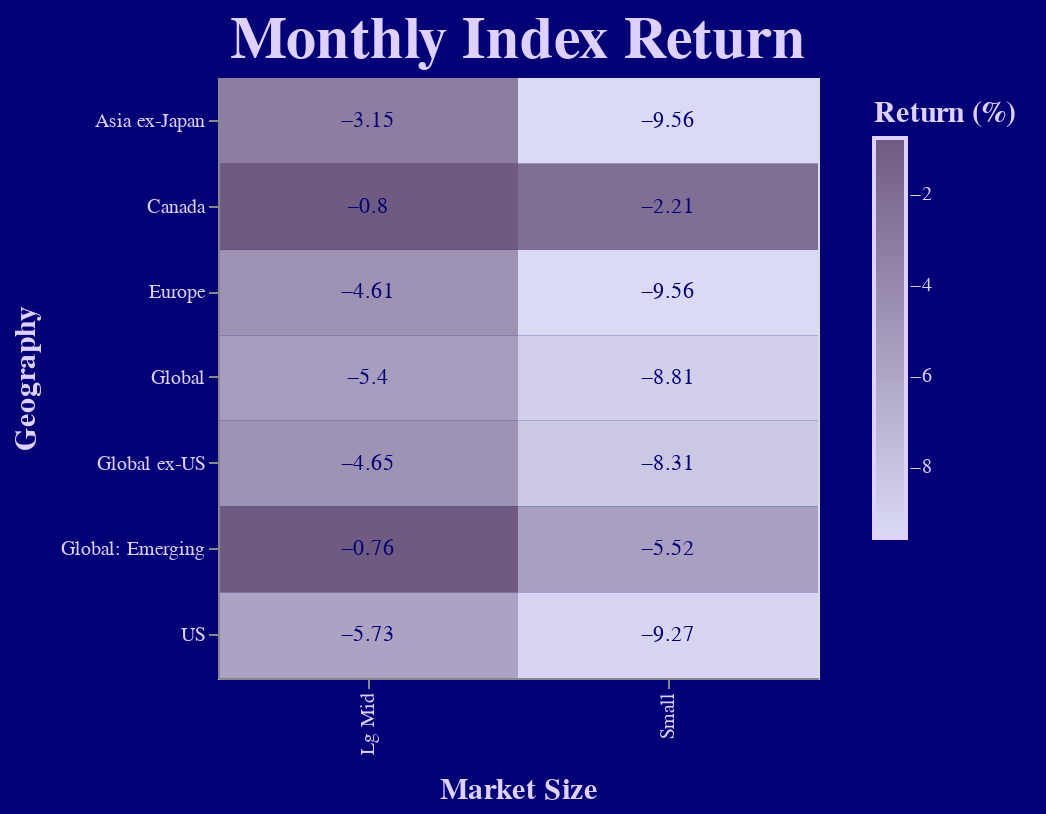

Source (notebook cell):
### Code cell
month = return_beta( "1 Mo", "Monthly Index Return", pallett=pallett)
year = return_beta( "1 Yr", "Yearly Index Return", pallett=pallett)

apply_all(month, pallett)

### Figure 1 — Vega-Lite specification as saved in the notebook (floating-point values rounded to 4 significant figures)
{"config": {"view": {"continuousWidth": 400, "continuousHeight": 300}, "background": "#040075", "font": "LuloCleanOne-Bold", "range": {"category": ["#DBDAF5", "#D9D8F3", "#D8D7F2", "#D7D6F1", "#D6D4F0", "#D5D3EF", "#D4D2EE", "#D3D1EC", "#D2CFEB", "#D1CEEA", "#D0CDE9", "#CFCBE8", "#CDCAE7", "#CCC9E5", "#CBC8E4", "#CAC6E3", "#C9C5E2", "#C8C4E1", "#C7C2E0", "#C6C1DE", "#C5C0DD", "#C4BFDC", "#C3BDDB", "#C1BCDA", "#C0BBD9", "#BFB9D7", "#BEB8D6", "#BDB7D5", "#BCB6D4", "#BBB4D3", "#BAB3D2", "#B9B2D0", "#B8B0CF", "#B7AFCE", "#B5AECD", "#B4ADCC", "#B3ABCB", "#B2AACA", "#B1A9C8", "#B0A7C7", "#AFA6C6", "#AEA5C5", "#ADA4C4", "#ACA2C3", "#ABA1C1", "#A9A0C0", "#A89EBF", "#A79DBE", "#A69CBD", "#A59BBC", "#A499BA", "#A398B9", "#A297B8", "#A196B7", "#A094B6", "#9F93B5", "#9D92B3", "#9C90B2", "#9B8FB1", "#9A8EB0", "#998DAF", "#988BAE", "#978AAC", "#9689AB", "#9587AA", "#9486A9", "#9385A8", "#9184A7", "#9082A6", "#8F81A4", "#8E80A3", "#8D7EA2", "#8C7DA1", "#8B7CA0", "#8A7B9F", "#89799D", "#88789C", "#87779B", "#85759A", "#847499", "#837398", "#827296", "#817095", "#806F94", "#7F6E93", "#7E6C92", "#7D6B91", "#7C6A8F", "#7B698E", "#79678D", "#78668C", "#77658B", "#76638A", "#756288", "#746187", "#736086", "#725E85", "#715D84", "#705C83", "#6F5B82"], "heatmap": ["#DBDAF5", "#D9D8F3", "#D8D7F2", "#D7D6F1", "#D6D4F0", "#D5D3EF", "#D4D2EE", "#D3D1EC", "#D2CFEB", "#D1CEEA", "#D0CDE9", "#CFCBE8", "#CDCAE7", "#CCC9E5", "#CBC8E4", "#CAC6E3", "#C9C5E2", "#C8C4E1", "#C7C2E0", "#C6C1DE", "#C5C0DD", "#C4BFDC", "#C3BDDB", "#C1BCDA", "#C0BBD9", "#BFB9D7", "#BEB8D6", "#BDB7D5", "#BCB6D4", "#BBB4D3", "#BAB3D2", "#B9B2D0", "#B8B0CF", "#B7AFCE", "#B5AECD", "#B4ADCC", "#B3ABCB", "#B2AACA", "#B1A9C8", "#B0A7C7", "#AFA6C6", "#AEA5C5", "#ADA4C4", "#ACA2C3", "#ABA1C1", "#A9A0C0", "#A89EBF", "#A79DBE", "#A69CBD", "#A59BBC", "#A499BA", "#A398B9", "#A297B8", "#A196B7", "#A094B6", "#9F93B5", "#9D92B3", "#9C90B2", "#9B8FB1", "#9A8EB0", "#998DAF", "#988BAE", "#978AAC", "#9689AB", "#9587AA", "#9486A9", "#9385A8", "#9184A7", "#9082A6", "#8F81A4", "#8E80A3", "#8D7EA2", "#8C7DA1", "#8B7CA0", "#8A7B9F", "#89799D", "#88789C", "#87779B", "#85759A", "#847499", "#837398", "#827296", "#817095", "#806F94", "#7F6E93", "#7E6C92", "#7D6B91", "#7C6A8F", "#7B698E", "#79678D", "#78668C", "#77658B", "#76638A", "#756288", "#746187", "#736086", "#725E85", "#715D84", "#705C83", "#6F5B82"]}, "title": {"color": "#DED1FF", "fontSize": 30}}, "layer": [{"mark": "rect", "encoding": {"color": {"field": "1 Mo", "legend": {"cornerRadius": 10, "fillColor": "#040075", "gradientStrokeColor": "#DED1FF", "gradientStrokeWidth": 2, "labelColor": "#DED1FF", "labelFont": "LuloCleanOne-Bold", "labelFontSize": 10, "padding": 10, "title": "Return (%)", "titleColor": "#DED1FF", "titleFont": "LuloCleanOne-Bold", "titleFontSize": 15}, "type": "quantitative"}, "x": {"axis": {"labelColor": "#DED1FF", "labelFont": "LuloCleanOne-Bold", "labelFontSize": 10, "title": "Market Size", "titleColor": "#DED1FF", "titleFont": "LuloCleanOne-Bold", "titleFontSize": 15, "titlePadding": 10}, "field": "Size", "scale": {"paddingInner": 0}, "type": "ordinal"}, "y": {"axis": {"labelColor": "#DED1FF", "labelFont": "LuloCleanOne-Bold", "labelFontSize": 10, "title": "Geography", "titleColor": "#DED1FF", "titleFont": "LuloCleanOne-Bold", "titleFontSize": 15, "titlePadding": 10}, "field": "Geography", "scale": {"paddingInner": 0}, "type": "ordinal"}}}, {"mark": "text", "encoding": {"color": {"value": "#040075"}, "text": {"field": "1 Mo", "type": "quantitative"}, "x": {"axis": {"labelColor": "#DED1FF", "labelFont": "LuloCleanOne-Bold", "labelFontSize": 10, "title": "Market Size", "titleColor": "#DED1FF", "titleFont": "LuloCleanOne-Bold", "titleFontSize": 15, "titlePadding": 10}, "field": "Size", "scale": {"paddingInner": 0}, "type": "ordinal"}, "y": {"axis": {"labelColor": "#DED1FF", "labelFont": "LuloCleanOne-Bold", "labelFontSize": 10, "title": "Geography", "titleColor": "#DED1FF", "titleFont": "LuloCleanOne-Bold", "titleFontSize": 15, "titlePadding": 10}, "field": "Geography", "scale": {"paddingInner": 0}, "type": "ordinal"}}, "transform": [{"calculate": "\"\" + datum.x + datum.y", "as": "label"}]}], "data": {"name": "data-dee50e37d16a204c02262b54a3b1fe73"}, "height": 300, "title": "Monthly Index Return", "width": 300, "$schema": "https://vega.github.io/schema/vega-lite/v4.17.0.json", "datasets": {"data-dee50e37d16a204c02262b54a3b1fe73": [{"Index Name": "Invesco Asia ex-Japan Total Market Small Cap Index", "Family": "Market Beta", "Geography": "Asia ex-Japan", "Size": "Small", "1 Mo": -9.56, "1 Yr": 0.02161}, {"Index Name": "Invesco Europe Small Cap Index", "Family": "Market Beta", "Geography": "Europe", "Size": "Small", "1 Mo": -9.56, "1 Yr": 0.04545}, {"Index Name": "Invesco US Small Cap Index", "Family": "Market Beta", "Geography": "US", "Size": "Small", "1 Mo": -9.27, "1 Yr": 0.009566}, {"Index Name": "Invesco Global Small Cap Index", "Family": "Market Beta", "Geography": "Global", "Size": "Small", "1 Mo": -8.81, "1 Yr": 0.01104}, {"Index Name": "Invesco Global ex-US Small Cap Index", "Family": "Market Beta", "Geography": "Global ex-US", "Size": "Small", "1 Mo": -8.31, "1 Yr": 0.01337}, {"Index Name": "Invesco US Large Mid Cap Index", "Family": "Market Beta", "Geography": "US", "Size": "Lg Mid", "1 Mo": -5.73, "1 Yr": 0.2016}, {"Index Name": "Invesco Global Emerging Markets Small Cap Index", "Family": "Market Beta", "Geography": "Global: Emerging", "Size": "Small", "1 Mo": -5.52, "1 Yr": 0.09237}, {"Index Name": "Invesco Global Index", "Family": "Market Beta", "Geography": "Global", "Size": "Lg Mid", "1 Mo": -5.4, "1 Yr": 0.1603}, {"Index Name": "Invesco Global ex-US Index", "Family": "Market Beta", "Geography": "Global ex-US", "Size": "Lg Mid", "1 Mo": -4.65, "1 Yr": 0.07919}, {"Index Name": "Invesco Europe Index", "Family": "Market Beta", "Geography": "Europe", "Size": "Lg Mid", "1 Mo": -4.61, "1 Yr": 0.1246}, {"Index Name": "Invesco Asia ex-Japan Total Market Index", "Family": "Market Beta", "Geography": "Asia ex-Japan", "Size": "Lg Mid", "1 Mo": -3.15, "1 Yr": -0.1634}, {"Index Name": "Invesco Canada Small Cap Index", "Family": "Market Beta", "Geography": "Canada", "Size": "Small", "1 Mo": -2.21, "1 Yr": 0.133}, {"Index Name": "Invesco Canada Large Mid Cap Index ", "Family": "Market Beta", "Geography": "Canada", "Size": "Lg Mid", "1 Mo": -0.8, "1 Yr": 0.2869}, {"Index Name": "Invesco Global Emerging Markets Index", "Family": "Market Beta", "Geography": "Global: Emerging", "Size": "Lg Mid", "1 Mo": -0.76, "1 Yr": -0.1262}]}}
